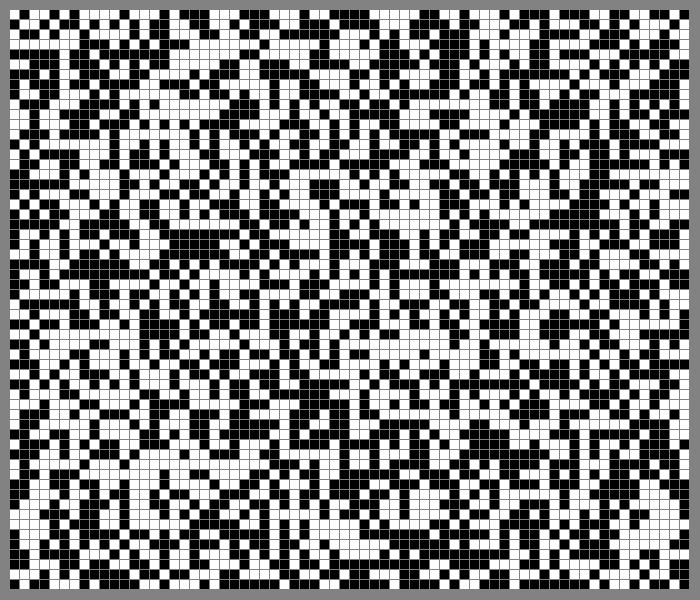
Frame 1 (no input)
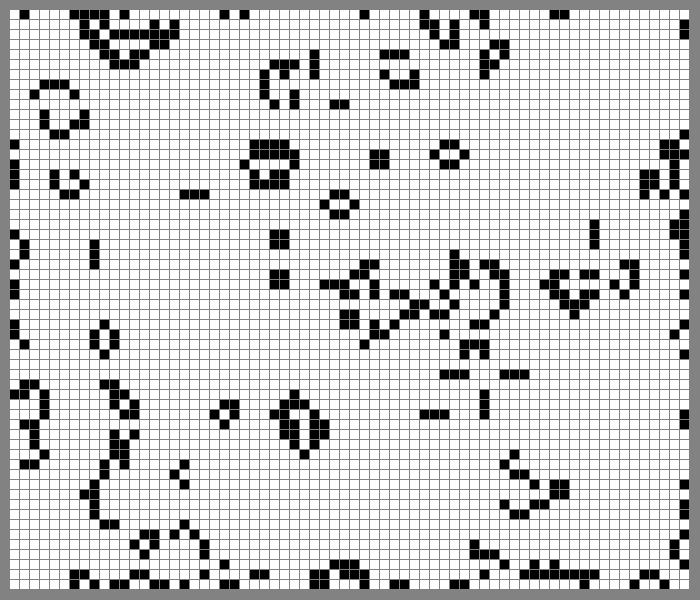
Frame 60 (no input)
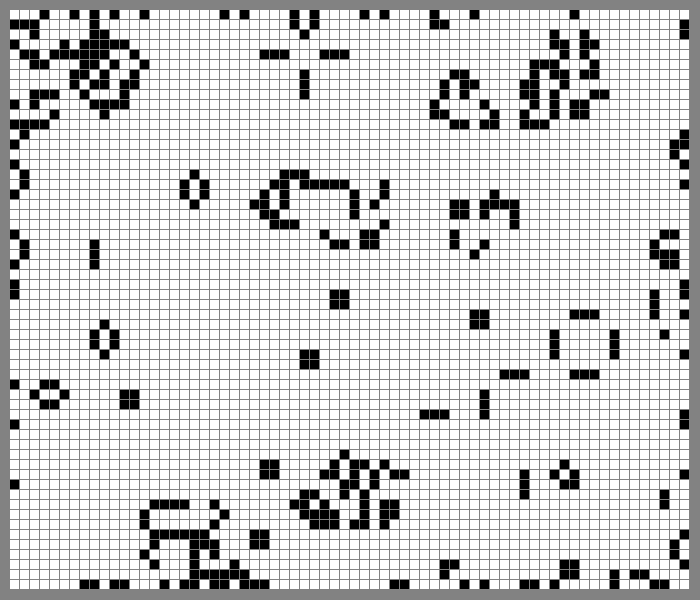
Frame 120 (the mouse pressed at the canvas centre since frame 60)

The p5.js sketch that drew these frames (run headless with seeded random() and noise() and a simulated clock; from frame 60 on, the mouse is pressed at the canvas centre):

// p5.js sketch
// ── sketch.js
var cols, rows;
var grid;
var resolution = 10;

function setup() {
    createCanvas(700, 600);
    cols = floor(width / resolution);
    rows = floor(height / resolution);
    grid = new Array(cols * rows);
    for (var i = 0; i < cols; i++) {
        for (var j = 0; j < rows; j++) {
            var index = i + j * cols;
            grid[index] = new Cell(i, j, resolution);
        }
    }
}

function draw() {
    background(130);
    for (var i = 1; i < cols - 1; i++) {
        for (var j = 1; j < rows - 1; j++) {
            var index = i + j * cols;
            grid[index].display();
            grid[index].update(grid);
        }
    }
    for (var i = 1; i < cols - 1; i++) {
        for (var j = 1; j < rows - 1; j++) {
            var index = i + j * cols;
            grid[index].changeState();
        }
    }
}


function Cell(x_, y_, scl_) {
    this.x = x_;
    this.y = y_;
    this.scl = scl_;
    this.view = 1;
    this.state = floor(random(2));
    this.nextState = this.state;

    this.display = function() {
        // stroke(0);
        noStroke();
        if (this.state == 1) {
            fill(0);
        } else {
            fill(255);
        }
        rect(this.x * this.scl, this.y * this.scl, this.scl - 1, this.scl - 1);
    }

    this.update = function(grid) {
        var count = 0;
        for (var i = -this.view; i < this.view + 1; i++) {
            for (var j = -this.view; j < this.view + 1; j++) {
                var x = this.x + i;
                var y = this.y + j;
                var index = x + y * cols;
                count += grid[index].state;
            }
        }

        count -= grid[this.x + this.y * cols].state;

        if (this.state == 1 && count < 2) {
            this.nextState = 0;
        }else if (this.state == 1 && (count == 2 || count == 3)) {
            this.nextState = 1;
        }else if (this.state == 1 && count > 3) {
            this.nextState = 0;
        }else if (this.state == 0 && count == 3) {
            this.nextState = 1;
        }
    }

    this.changeState = function() {
        this.state = this.nextState;
    }
}

function mouseDragged() {
    var x = floor(mouseX / resolution);
    var y = floor(mouseY / resolution);
    var index = x + y * cols;
    grid[index].state = 1;
}
